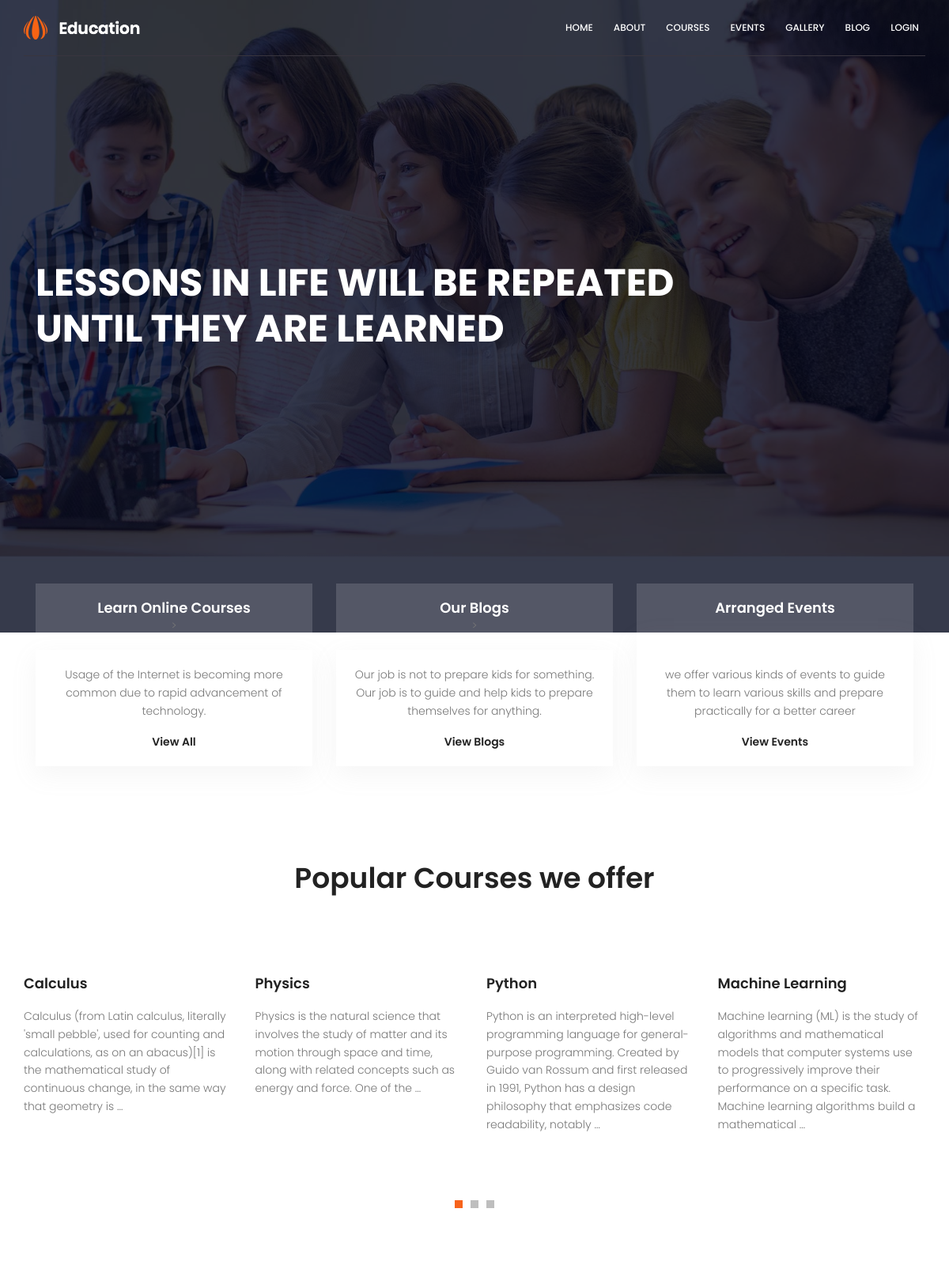
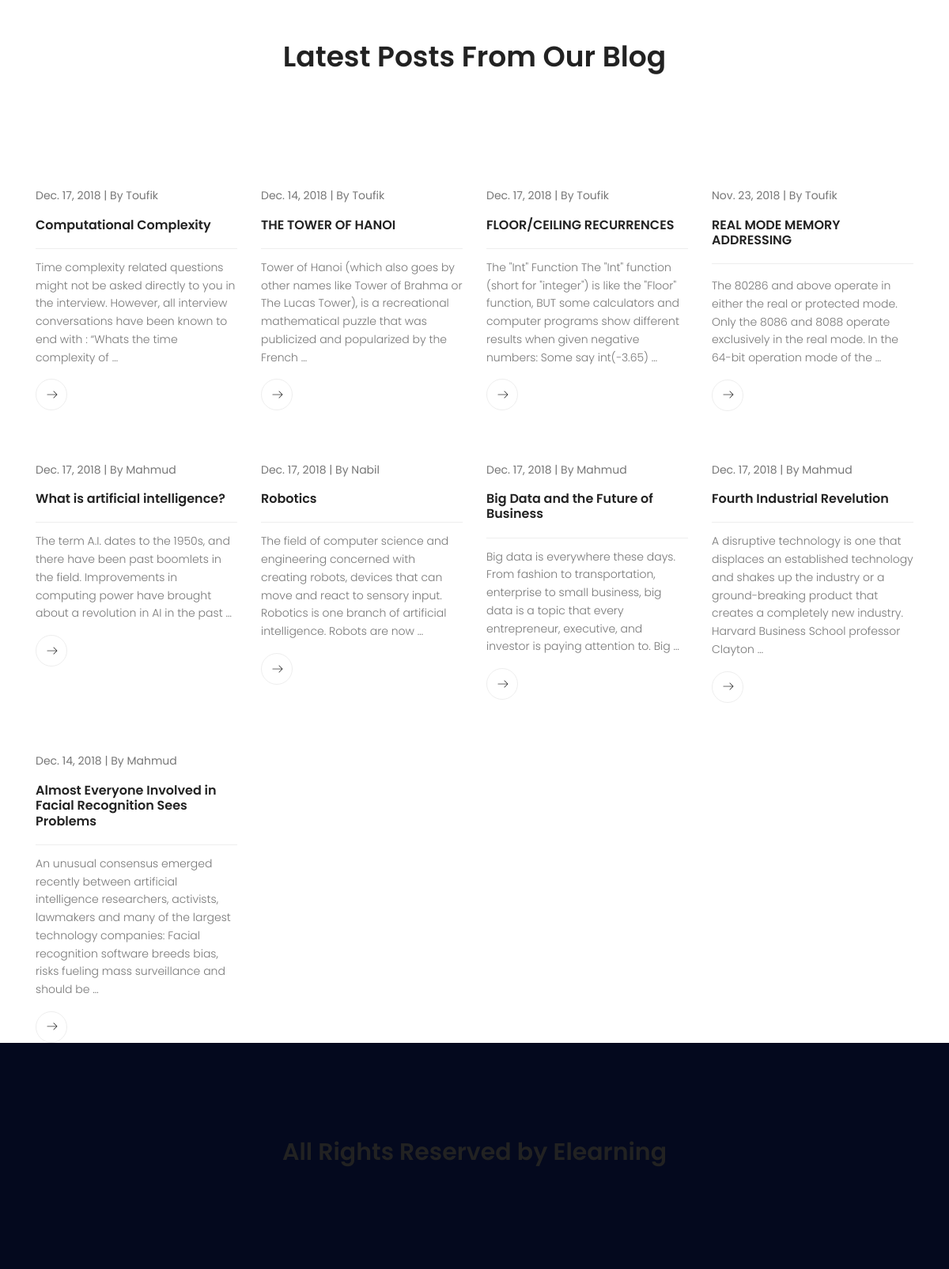
/index, run on the app's committed database (2 pictures, top to bottom).
### project/models.py (models this page shows, shortened)
class subcategory(models.Model):
    name=models.CharField(max_length=200)
    details = models.TextField()
    image = models.FileField()
    category = models.ForeignKey(category, on_delete=models.CASCADE)
    syllebus=models.FileField(upload_to='documents/')

class article(models.Model):
    article_author=models.ForeignKey(author,on_delete=models.CASCADE)
    body=models.TextField()
    title=models.CharField(max_length=200)
    posted_on=models.DateField(auto_now=False,auto_now_add=True)
    updated_on=models.DateField(auto_now=True,auto_now_add=False)
    image=models.FileField()
    category=models.ForeignKey(category,on_delete=models.CASCADE)

class author(models.Model):
    profile_pic=models.FileField()
    name=models.ForeignKey(User,on_delete=models.CASCADE)
    details=models.TextField()

### project/views.py (the view)
# urls.py: path('index', views.index, name="index"),
def index(request):
    post = article.objects.all()
    first = article.objects.first()
    last = article.objects.last()
    subcat = subcategory.objects.all()
    contex = {
        "post": post,
        "first":first,
        "last":last,
        "subcat":subcat
    }
    return render(request,'index.html',contex)

### templates/index.html (shortened to what this page needs)
	<!DOCTYPE html>
	<html lang="zxx" class="no-js">
	<head>
		{% load static %}
			<link rel="stylesheet" href="{% static 'css/linearicons.css' %}">
			<link rel="stylesheet" href="{% static 'css/font-awesome.min.css' %}">
			<link rel="stylesheet" href="{% static 'css/bootstrap.css' %}">
			<link rel="stylesheet" href="{% static 'css/magnific-popup.css' %}">
			<link rel="stylesheet" href="{% static 'css/nice-select.css' %}">
			<link rel="stylesheet" href="{% static 'css/animate.min.css' %}">
			<link rel="stylesheet" href="{% static 'css/owl.carousel.css' %}">
			<link rel="stylesheet" href="{% static 'css/jquery-ui.css' %}">
			<link rel="stylesheet" href="{% static 'css/main.css' %}">
		</head>
		<body>
		  <header id="header" id="home">
		    <div class="container main-menu">
		    	<div class="row align-items-center justify-content-between d-flex">
			      <div id="logo">
			        <a href="index.html"><img src="img/logo.png" alt="" title="" /></a>
			      </div>
			      <nav id="nav-menu-container">
			        <ul class="nav-menu">
					  {% if request.user.is_authenticated %}
						<li class="menu-has-children"><a href="{% url 'logout' %}">Logout</a></li>
						<li class="menu-has-children"><a href="{% url 'profile' %}">Profile</a></li>
						{% else %}
						<li><a href="http://127.0.0.1:8000/index">Home</a></li>
			          <li><a href="http://127.0.0.1:8000/about">About</a></li>
			          <li><a href="http://127.0.0.1:8000/courses">Courses</a></li>
			          <li><a href="http://127.0.0.1:8000/library">Events</a></li>
			          <li><a href="http://127.0.0.1:8000/gallery">Gallery</a></li>
			          <li class="menu-has-children"><a href="http://127.0.0.1:8000/blog">Blog</a></li>
						<li class="menu-has-children"><a href="{% url 'login' %}">Login</a></li>
						{% endif %}
			        </ul>
			      </nav>
		    	</div>
		    </div>
		  </header>
			<section class="banner-area relative" id="home">
				<div class="overlay overlay-bg"></div>
				<div class="container">
					<div class="row fullscreen d-flex align-items-center justify-content-between">
						<div class="banner-content col-lg-9 col-md-12">
							<h1 class="text-uppercase">
								Lessons in life will be repeated
                                until they are learned
							</h1>
							<p class="pt-10 pb-10">
							</p>
						</div>
					</div>
				</div>
			</section>
			<section class="feature-area">
				<div class="container">
					<div class="row">
						<div class="col-lg-4">
							<div class="single-feature">
								<div class="title">
									<a href="http://127.0.0.1:8000/courses"><h4>Learn Online Courses</h4></a>>
								</div>
								<div class="desc-wrap">
									<p>
										Usage of the Internet is becoming more common due to rapid advancement
										of technology.
									</p>
									<a href="http://127.0.0.1:8000/courses">View All</a>
								</div>
							</div>
						</div>
						<div class="col-lg-4">
							<div class="single-feature">
								<div class="title">
									<a href="http://127.0.0.1:8000/blog"><h4>Our Blogs</h4></a>>
								</div>
								<div class="desc-wrap">
									<p>
										Our job is not to prepare kids for something.
										Our job is to guide and help kids to prepare themselves for anything.
									</p>
									<a href="http://127.0.0.1:8000/blog">View Blogs</a>
								</div>
							</div>
						</div>
						<div class="col-lg-4">
							<div class="single-feature">
								<div class="title">
									<a href="http://127.0.0.1:8000/library"><h4>Arranged Events</h4></a>
								</div>
								<div class="desc-wrap">
										<p>
										we offer various kinds of events to guide them to learn various
											skills and prepare practically for a better career
									</p>
									<a href="http://127.0.0.1:8000/library">View Events</a>
								</div>
							</div>
						</div>
					</div>
				</div>
			</section>
			<section class="popular-course-area section-gap">
				<div class="container">
					<div class="row d-flex justify-content-center">
						<div class="menu-content pb-70 col-lg-8">
							<div class="title text-center">
								<h1 class="mb-10">Popular Courses we offer</h1>
							</div>
						</div>
					</div>
					<div class="row">
						<div class="active-popular-carusel">
							{% for s in subcat %}
							<div class="single-popular-carusel">
								<div class="details">
									<a href="{% url 'lecture' name=s.name %}">
										<h4>
											{{s.name}}
										</h4>
									</a>
									<p>
										{{s.details|truncatewords:30}}
									</p>
								</div>
							</div>
							{% endfor %}
						</div>
					</div>
				</div>
			</section>
			<section class="blog-area section" id="blog">
				<div class="container">
					<div class="row d-flex justify-content-center">
						<div class="menu-content pb-70 col-lg-8">
							<div class="title text-center">
								<h1 class="mb-10">Latest Posts From Our Blog</h1>
							</div>
						</div>
					</div>
					<div class="row">
						{% for p in post %}
						<div class="col-lg-3 col-md-6 single-blog">
							<div class="thumb">
							</div>
							<p class="meta">{{ p.updated_on }}  |  By <a href="{% url 'author' name=p.article_author.name.username %}">{{ p.article_author.name }}</a></p>
							<a href="{% url 'blog_single' id=p.id %}">
								<h5>{{ p.title }}</h5>
							</a>
							<p>
								{{ p.body|safe|truncatewords:30 }}
							</p>
							<a href="{% url 'blog_single' id=p.id %}" class="details-btn d-flex justify-content-center align-items-center"><span class="details">Details</span><span class="lnr lnr-arrow-right"></span></a>
						</div>
							{% endfor %}
					</div>
				</div>
			</section>
			<footer class="footer-area section-gap">
				<h2 class="mb-10" style="text-align: center">All Rights Reserved by Elearning</h2>
			</footer>
		</body>
	</html>

### project/static/css/main.css (style rules this page uses)
body { color:#777;font-family:"Poppins",sans-serif;font-size:14px;font-weight:300;line-height:1.625em;position:relative }
ol,ul { margin:0;padding:0;list-style:none }
a { -webkit-transition:all 0.3s ease 0s;-moz-transition:all 0.3s ease 0s;-o-transition:all 0.3s ease 0s;transition:all 0.3s ease 0s }
a,a:focus,a:hover { text-decoration:none;outline:0 }
h1,h2,h3,h4,h5,h6 { font-family:"Poppins",sans-serif;color:#222;line-height:1.2em !important;margin-bottom:0;margin-top:0;font-weight:600 }
h1,.h1 { font-size:36px }
h2,.h2 { font-size:30px }
h4,.h4 { font-size:18px }
h5,.h5 { font-size:16px }
.mb-10 { margin-bottom:10px }
.pt-10 { padding-top:10px }
.pb-10 { padding-bottom:10px }
.pb-70 { padding-bottom:70px }
.text-center { text-align:center }
.relative { position:relative }
.overlay { position:absolute;left:0;right:0;top:0;bottom:0 }
h1 { font-size:36px }
h2 { font-size:30px }
h4 { font-size:18px }
h5 { font-size:16px }
h1,h2,h3,h4,h5,h6 { line-height:1.5em }
.main-menu { padding-bottom:20px;padding-top:20px;border-bottom:1px solid #39353e }
#header { position:fixed;left:0;top:0;right:0;transition:all 0.5s;z-index:997 }
#header #logo img { padding:0;margin:0 }
.nav-menu,.nav-menu * { margin:0;padding:0;list-style:none }
.nav-menu li { position:relative;white-space:nowrap }
.nav-menu>li { float:left }
.nav-menu a { padding:0 8px 0px 8px;text-decoration:none;display:inline-block;color:#fff;font-weight:500;font-size:12px;text-transform:uppercase;outline:none }
.nav-menu>li { margin-left:10px }
#mobile-nav { position:fixed;top:0;padding-top:18px;bottom:0;z-index:998;background:rgba(0,0,0,0.8);left:-260px;width:260px;overflow-y:auto;transition:0.4s }
#mobile-nav ul { padding:0;margin:0;list-style:none }
#mobile-nav ul li { position:relative }
#mobile-nav ul li a { color:#fff;font-size:13px;text-transform:uppercase;overflow:hidden;padding:10px 22px 10px 15px;position:relative;text-decoration:none;width:100%;display:block;outline:none;font-weight:400 }
.section-gap { padding:120px 0 }
.banner-area { background:url(../img/banner-bg.jpg) right;background-size:cover }
.banner-area .overlay-bg { background-color:rgba(4,9,30,0.8) }
.banner-content { text-align:left }
.banner-content h1 { font-size:48px;font-weight:700;line-height:1em;margin-top:10px;color:#fff }
.feature-area { margin-top:-62px }
.single-feature { text-align:center }
.single-feature .title { background:rgba(255,255,255,0.15);padding:20px 0px;-webkit-transition:all 0.3s ease 0s;-moz-transition:all 0.3s ease 0s;-o-transition:all 0.3s ease 0s;transition:all 0.3s ease 0s }
.single-feature .title h4 { color:#fff }
.single-feature .desc-wrap { padding:20px;background-color:#fff;box-shadow:0px 10px 30px 0px rgba(153,153,153,0.1) }
.single-feature .desc-wrap a { font-size:14px;font-weight:600;-webkit-transition:all 0.3s ease 0s;-moz-transition:all 0.3s ease 0s;-o-transition:all 0.3s ease 0s;transition:all 0.3s ease 0s;color:#222 }
.single-popular-carusel .details h4 { -webkit-transition:all 0.3s ease 0s;-moz-transition:all 0.3s ease 0s;-o-transition:all 0.3s ease 0s;transition:all 0.3s ease 0s;margin:20px 0px }
.single-blog .thumb { overflow:hidden }
.single-blog h5 { margin-bottom:12px;-webkit-transition:all 0.3s ease 0s;-moz-transition:all 0.3s ease 0s;-o-transition:all 0.3s ease 0s;transition:all 0.3s ease 0s;border-bottom:1px solid #eee;padding-bottom:20px }
.single-blog a { color:#777 }
.single-blog .meta { font-weight:400;text-align:left;margin-top:40px }
.single-blog .details-btn { border:1px solid #eee;width:40px;height:40px;border-radius:20px;display:-webkit-box;display:-webkit-flex;display:-moz-flex;display:-ms-flexbox;display:flex;overflow:hidden }
.single-blog .details-btn .lnr { color:#222;line-height:inherit }
.footer-area { background-color:#04091e }

### data on the page
subcategory: name "Calculus", details "Calculus (from Latin calculus, literally 'small pebble', used for counting and calculations, as on an abacus)[1] is the mathematical study of continuous change, in the same way that geometry is …"
subcategory: name "Physics", details "Physics is the natural science that involves the study of matter and its motion through space and time, along with related concepts such as energy and force. One of the …"
subcategory: name "Python", details "Python is an interpreted high-level programming language for general-purpose programming. Created by Guido van Rossum and first released in 1991, Python has a design philosophy that emphasizes code readability, notably …"
subcategory: name "Machine Learning", details "Machine learning (ML) is the study of algorithms and mathematical models that computer systems use to progressively improve their performance on a specific task. Machine learning algorithms build a mathematical …"
article: updated_on "Dec. 17, 2018", article_author.name "Toufik", title "Computational Complexity", body "Time complexity related questions might not be asked directly to you in the interview. However, all interview conversations have been known to end with : “Whats the time complexity of …"
article: updated_on "Dec. 14, 2018", article_author.name "Toufik", title "THE TOWER OF HANOI", body "Tower of Hanoi (which also goes by other names like Tower of Brahma or The Lucas Tower), is a recreational mathematical puzzle that was publicized and popularized by the French …"
article: updated_on "Dec. 17, 2018", article_author.name "Toufik", title "FLOOR/CEILING RECURRENCES", body "The \"Int\" Function The \"Int\" function (short for \"integer\") is like the \"Floor\" function, BUT some calculators and computer programs show different results when given negative numbers: Some say int(−3.65) …"
article: updated_on "Nov. 23, 2018", article_author.name "Toufik", title "REAL MODE MEMORY ADDRESSING", body "The 80286 and above operate in either the real or protected mode. Only the 8086 and 8088 operate exclusively in the real mode. In the 64-bit operation mode of the …"
article: updated_on "Dec. 17, 2018", article_author.name "Mahmud", title "What is artificial intelligence?", body "The term A.I. dates to the 1950s, and there have been past boomlets in the field. Improvements in computing power have brought about a revolution in AI in the past …"
article: updated_on "Dec. 17, 2018", article_author.name "Nabil", title "Robotics", body "The field of computer science and engineering concerned with creating robots, devices that can move and react to sensory input. Robotics is one branch of artificial intelligence. Robots are now …"
article: updated_on "Dec. 17, 2018", article_author.name "Mahmud", title "Big Data and the Future of Business", body "Big data is everywhere these days. From fashion to transportation, enterprise to small business, big data is a topic that every entrepreneur, executive, and investor is paying attention to. Big …"
article: updated_on "Dec. 17, 2018", article_author.name "Mahmud", title "Fourth Industrial Revelution", body "A disruptive technology is one that displaces an established technology and shakes up the industry or a ground-breaking product that creates a completely new industry. Harvard Business School professor Clayton …"
article: updated_on "Dec. 14, 2018", article_author.name "Mahmud", title "Almost Everyone Involved in Facial Recognition Sees Problems", body "An unusual consensus emerged recently between artificial intelligence researchers, activists, lawmakers and many of the largest technology companies: Facial recognition software breeds bias, risks fueling mass surveillance and should be …"
